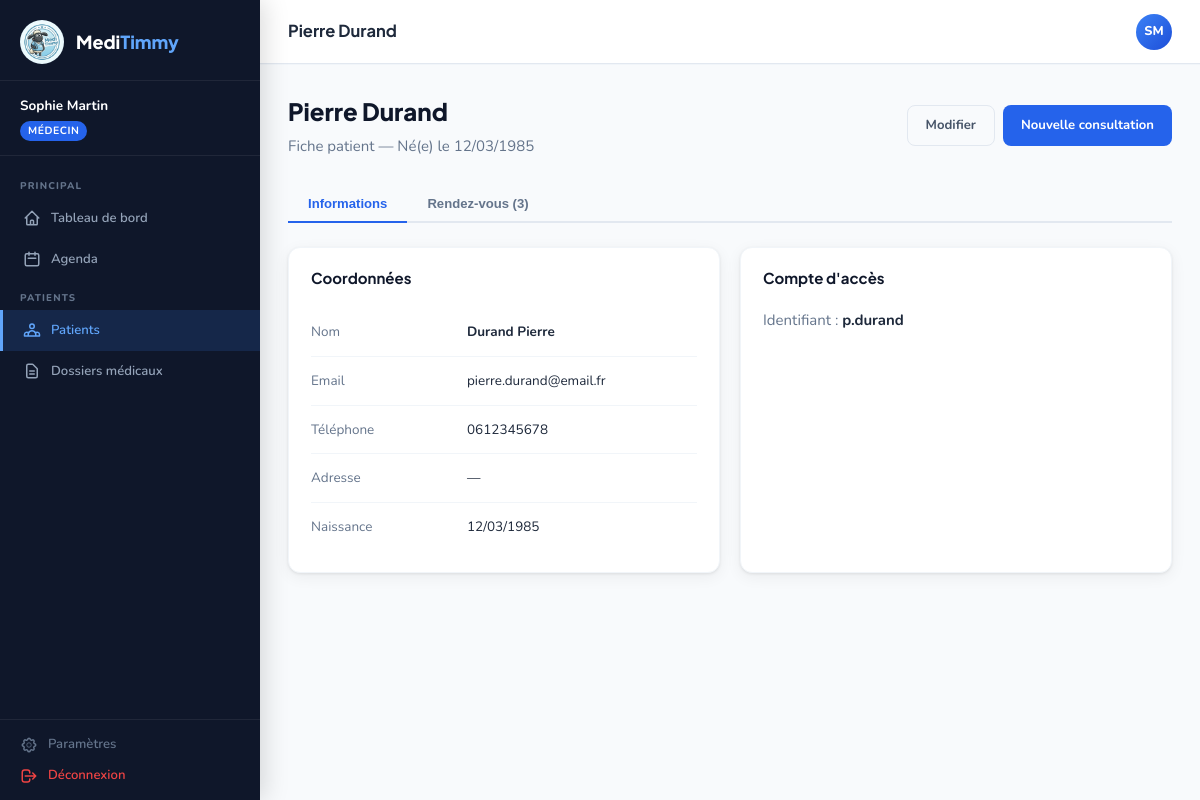
Screenshot of /index.php?route=patient.show&id=1 (signed in) with the database file from the repository.
### tables this page shows
CREATE TABLE `patients` (
  `id` int(11) NOT NULL,
  `user_id` int(11) DEFAULT NULL,
  `nom` varchar(80) NOT NULL,
  `prenom` varchar(80) NOT NULL,
  `date_naissance` date DEFAULT NULL,
  `email` varchar(180) DEFAULT NULL,
  `telephone` varchar(20) DEFAULT NULL,
  `adresse` text DEFAULT NULL,
  `created_at` timestamp NULL DEFAULT current_timestamp()
);

CREATE TABLE `users` (
  `id` int(11) NOT NULL,
  `username` varchar(60) NOT NULL,
  `password_hash` varchar(255) NOT NULL,
  `nom` varchar(80) NOT NULL,
  `prenom` varchar(80) NOT NULL,
  `email` varchar(180) DEFAULT NULL,
  `telephone` varchar(20) DEFAULT NULL,
  `role_id` int(11) NOT NULL,
  `actif` tinyint(1) DEFAULT 1,
  `mot_de_passe_temp` tinyint(1) DEFAULT 0,
  `derniere_activite` timestamp NULL DEFAULT NULL,
  `created_at` timestamp NULL DEFAULT current_timestamp()
);

### config/app.php (called while the page is built, shortened)
<?php
spl_autoload_register(function (string $class) {
    $dirs = [
        __DIR__ . '/../controllers/',
        __DIR__ . '/../models/',
        __DIR__ . '/../middleware/',
    ];
    foreach ($dirs as $dir) {
        $file = $dir . $class . '.php';
        if (file_exists($file)) {
            return;
        }
    }
});
function view(string $path, array $data = []): void {
    extract($data);
    require __DIR__ . '/../views/' . $path . '.php';
}
function e(string $s): string {
    return htmlspecialchars($s, ENT_QUOTES, 'UTF-8');
}

### controllers/PatientController.php (called while the page is built, shortened)
<?php
class PatientController {
    public function show(): void {
        $id      = (int)($_GET['id'] ?? 0);
        $patient = (new PatientModel())->findById($id);
        $rdvs         = (new RendezVousModel())->getForPatient($id);
        view('patient/show', compact('patient', 'dossier', 'consultations', 'rdvs'));
    }
}

### middleware/RoleMiddleware.php (called while the page is built, shortened)
<?php
class RoleMiddleware {
    public static function require(string $permission, callable $action): void {
        $action();
    }
    public static function can(string $permission): bool {
        return in_array($permission, $_SESSION['user']['permissions'] ?? []);
    }
}

### middleware/AuthMiddleware.php (called while the page is built, shortened)
<?php
class AuthMiddleware {
    public static function require(callable $action): void {
        $action();
    }
}

### config/database.php (called while the page is built, shortened)
<?php
function getPDO(): PDO {
    static $pdo = null;
    if ($pdo === null) {
        $dsn = "mysql:host=" . DB_HOST . ";dbname=" . DB_NAME . ";charset=" . DB_CHARSET;
        $options = [
            PDO::ATTR_ERRMODE            => PDO::ERRMODE_EXCEPTION,
            PDO::ATTR_DEFAULT_FETCH_MODE => PDO::FETCH_ASSOC,
            PDO::ATTR_EMULATE_PREPARES   => false,
        ];
        try {
            $pdo = new PDO($dsn, DB_USER, DB_PASS, $options);
        } catch (PDOException $e) {
            die(json_encode(['error' => 'Connexion base de données impossible : ' . $e->getMessage()]));
        }
    }
    return $pdo;
}

### models/PatientModel.php (called while the page is built, shortened)
<?php
class PatientModel {
    private PDO $pdo;
    public function __construct() { $this->pdo = getPDO(); }
    public function findById(int $id): ?array {
        $stmt = $this->pdo->prepare("SELECT p.*, u.username, u.email as user_email FROM patients p LEFT JOIN users u ON u.id=p.user_id WHERE p.id=?");
        $stmt->execute([$id]);
        return $stmt->fetch() ?: null;
    }
}

### models/RendezVousModel.php (called while the page is built, shortened)
<?php
class RendezVousModel {
    private PDO $pdo;
    public function __construct() { $this->pdo = getPDO(); }
    public function getForPatient(int $patientId): array {
        $stmt = $this->pdo->prepare("
            SELECT rv.*, CONCAT(u.nom,' ',u.prenom) as praticien_nom, r.label as praticien_role
            FROM rendez_vous rv
            JOIN users u ON u.id=rv.praticien_id
            JOIN roles r ON r.id=u.role_id
            WHERE rv.patient_id=?
            ORDER BY rv.date_heure DESC
        ");
        $stmt->execute([$patientId]);
        return $stmt->fetchAll();
    }
}

### views/patient/show.php (the view, shortened to what this page needs)
<?php
$pageTitle   = e($patient['prenom'] . ' ' . $patient['nom']);
$activeRoute = 'patients';
?>
<div class="page-header flex justify-between items-center">
  <div>
    <h1><?= e($patient['prenom'] . ' ' . $patient['nom']) ?></h1>
    <p>Fiche patient <?= $patient['date_naissance'] ? '— Né(e) le ' . date('d/m/Y', strtotime($patient['date_naissance'])) : '' ?></p>
  </div>
  <div class="flex gap-2">
    <?php if (RoleMiddleware::can('modifier_patients')): ?>
    <a href="?route=patient.edit&id=<?= $patient['id'] ?>" class="btn btn-ghost">Modifier</a>
    <?php endif; ?>
    <?php if (RoleMiddleware::can('creer_consultation')): ?>
    <a href="?route=consultation.create&patient_id=<?= $patient['id'] ?>" class="btn btn-primary">Nouvelle consultation</a>
    <?php endif; ?>
  </div>
</div>
<div class="tabs">
  <button class="tab-btn active" data-tab="tab-admin">Informations</button>
  <button class="tab-btn" data-tab="tab-rdv">Rendez-vous (<?= count($rdvs) ?>)</button>
</div>
<div class="tab-panel active" id="tab-admin">
  <div class="grid-2" style="gap:20px;">
    <div class="card">
      <div class="card-header"><span class="card-title">Coordonnées</span></div>
      <div class="card-body">
        <table style="font-size:.9rem;"><tbody>
          <tr><td class="text-gray" style="padding:7px 12px 7px 0; width:140px;">Nom</td><td class="font-bold"><?= e($patient['nom'] . ' ' . $patient['prenom']) ?></td></tr>
          <tr><td class="text-gray" style="padding:7px 12px 7px 0;">Email</td><td><?= e($patient['email'] ?? '—') ?></td></tr>
          <tr><td class="text-gray" style="padding:7px 12px 7px 0;">Téléphone</td><td><?= e($patient['telephone'] ?? '—') ?></td></tr>
          <tr><td class="text-gray" style="padding:7px 12px 7px 0;">Adresse</td><td><?= e($patient['adresse'] ?? '—') ?></td></tr>
          <tr><td class="text-gray" style="padding:7px 12px 7px 0;">Naissance</td><td><?= $patient['date_naissance'] ? date('d/m/Y', strtotime($patient['date_naissance'])) : '—' ?></td></tr>
        </tbody></table>
      </div>
    </div>
    <div class="card">
      <div class="card-header"><span class="card-title">Compte d'accès</span></div>
      <div class="card-body">
        <?php if ($patient['username']): ?>
        <p><span class="text-gray">Identifiant :</span> <strong><?= e($patient['username']) ?></strong></p>
        <?php else: ?>
        <p class="text-gray">Aucun compte associé à ce patient.</p>
        <?php endif; ?>
      </div>
    </div>
  </div>
</div>
<?php
$content = ob_get_clean();
require __DIR__ . '/../layouts/app.php';

### views/layouts/app.php (shortened to what this page needs)
<!DOCTYPE html>
<html lang="fr">
<head>
<link rel="stylesheet" href="<?= BASE_URL ?>/public/css/app.css">
</head>
<body>
<div class="app-layout">
  <aside class="sidebar" id="sidebar">
    <div class="sidebar-logo">
      <img src="<?= BASE_URL ?>/public/img/logo.png" alt="MediTimmy">
      <div class="sidebar-logo-text">Medi<span>Timmy</span></div>
    </div>
    <div class="sidebar-user">
      <div class="sidebar-user-name"><?= e($_SESSION['user']['prenom'] . ' ' . $_SESSION['user']['nom']) ?></div>
      <span class="sidebar-user-role"><?= e($_SESSION['user']['role_label']) ?></span>
    </div>
    <nav class="sidebar-nav">
      <div class="sidebar-section-label">Principal</div>
      <a href="?route=dashboard" class="<?= ($activeRoute ?? '') === 'dashboard' ? 'active' : '' ?>">
        <svg fill="none" stroke="currentColor" viewBox="0 0 24 24"><path stroke-linecap="round" stroke-linejoin="round" stroke-width="2" d="M3 12l2-2m0 0l7-7 7 7M5 10v10a1 1 0 001 1h3m10-11l2 2m-2-2v10a1 1 0 01-1 1h-3m-6 0a1 1 0 001-1v-4a1 1 0 011-1h2a1 1 0 011 1v4a1 1 0 001 1m-6 0h6"/></svg>
        Tableau de bord
      </a>
      <?php if (RoleMiddleware::can('voir_agenda')): ?>
      <a href="?route=agenda" class="<?= ($activeRoute ?? '') === 'agenda' ? 'active' : '' ?>">
        <svg fill="none" stroke="currentColor" viewBox="0 0 24 24"><path stroke-linecap="round" stroke-linejoin="round" stroke-width="2" d="M8 7V3m8 4V3m-9 8h10M5 21h14a2 2 0 002-2V7a2 2 0 00-2-2H5a2 2 0 00-2 2v12a2 2 0 002 2z"/></svg>
        Agenda
      </a>
      <?php endif; ?>
      <?php if (RoleMiddleware::can('voir_patients')): ?>
      <div class="sidebar-section-label">Patients</div>
      <a href="?route=patients" class="<?= ($activeRoute ?? '') === 'patients' ? 'active' : '' ?>">
        Patients
      </a>
      <?php endif; ?>
      <?php if (RoleMiddleware::can('voir_dossiers')): ?>
      <a href="?route=dossiers" class="<?= ($activeRoute ?? '') === 'dossiers' ? 'active' : '' ?>">
        <svg fill="none" stroke="currentColor" viewBox="0 0 24 24"><path stroke-linecap="round" stroke-linejoin="round" stroke-width="2" d="M9 12h6m-6 4h6m2 5H7a2 2 0 01-2-2V5a2 2 0 012-2h5.586a1 1 0 01.707.293l5.414 5.414a1 1 0 01.293.707V19a2 2 0 01-2 2z"/></svg>
        Dossiers médicaux
      </a>
      <?php endif; ?>
    </nav>
    <div class="sidebar-footer">
      <a href="?route=settings">
        Paramètres
      </a>
      <a href="?route=logout" style="margin-top:10px; color: #EF4444;">
        <svg fill="none" stroke="currentColor" viewBox="0 0 24 24" width="18" height="18"><path stroke-linecap="round" stroke-linejoin="round" stroke-width="2" d="M17 16l4-4m0 0l-4-4m4 4H7m6 4v1a3 3 0 01-3 3H6a3 3 0 01-3-3V7a3 3 0 013-3h4a3 3 0 013 3v1"/></svg>
        Déconnexion
      </a>
    </div>
  </aside>
  <div class="main-content">
    <header class="topbar">
      <div class="topbar-title"><?= e($pageTitle ?? 'Tableau de bord') ?></div>
      <div class="topbar-right">
        <div class="topbar-avatar" title="<?= e($_SESSION['user']['username']) ?>">
          <?= strtoupper(substr($_SESSION['user']['prenom'], 0, 1) . substr($_SESSION['user']['nom'], 0, 1)) ?>
        </div>
      </div>
    </header>
    <main class="page-content">
      <?php echo $content ?? ''; ?>
    </main>
  </div>
</div>
</body>
</html>

### rows the page displays
patients: pageTitle "Pierre Durand", prenom+nom "Pierre Durand", date_naissance "12/03/1985", nom+prenom "Durand Pierre", email "pierre.durand@email.fr", telephone "0612345678", adresse "—", user.username "p.durand"

### other values shown
$_SESSION['user']['prenom'] . ' ' . $_SESSION['user']['nom'] "Sophie Martin"
$_SESSION['user']['role_label'] "MÉDECIN"
count($rdvs) "3"
